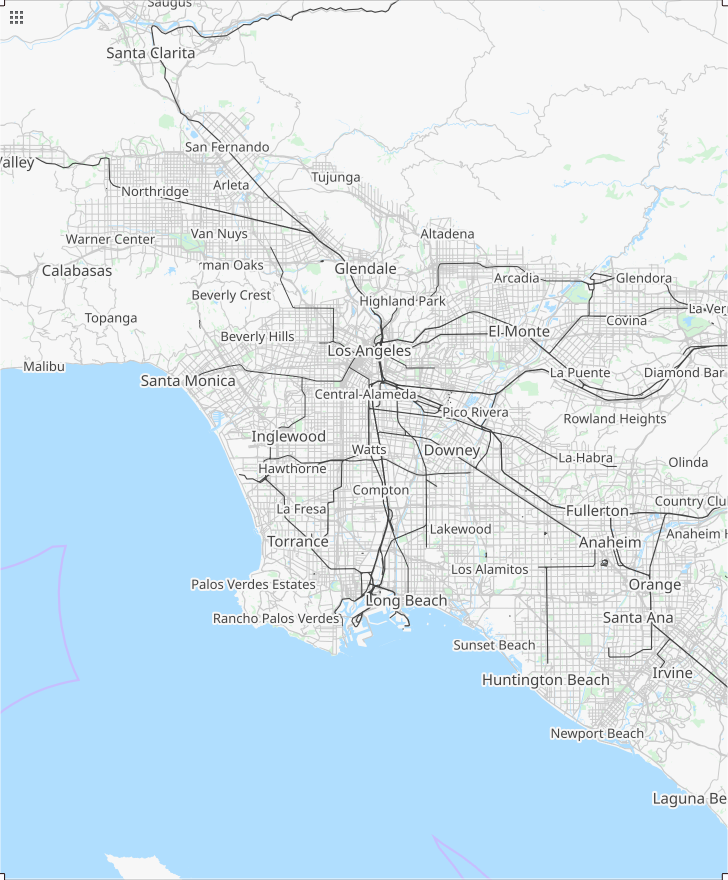
#> input picture graphs/util/LA.png, 728 x 880 px, found by its file name
$ jupyter execute --allow-errors Project4-Q19-22.ipynb   (shell and % lines are left out)
#> lines starting #> are read from the running program, lines starting #| are printed output that depends on the picture
#Imports

[cell 1]
import numpy as np
import pandas as pd
import igraph as ig
from igraph import Graph
import json
import csv
import matplotlib.pyplot as plt
from scipy.spatial import Delaunay
from copy import deepcopy
from sklearn.metrics.pairwise import euclidean_distances
import time

# Set up

#> (a cell that did not finish here is left out)

[cell 3]
display_names = dict()
coordinates = dict()

#> (the rest of this cell did not finish here and is left out)

#> (a cell that did not finish here is left out)

#> (a cell that did not finish here is left out)

[cell 6]
edges = []
weights = []

# graph.txt only contains December data. For faster loading
#> (the rest of this cell did not finish here and is left out)

[cell 7]
# [24 lines of commented-out code are left out]

#> (a cell that did not finish here is left out)

#> (a cell that did not finish here is left out)

#> (a cell that did not finish here is left out)

[cell 11]
lons = []
lats = []
#> (the rest of this cell did not finish here and is left out)

[cell 12]
map_bound = ((-118.75, -117.75, 33.45, 34.45))
figsize = (14.56,17.60)
def mapping(lon, lat, z=None, fig_size = figsize, boundary=map_bound, real_map='LA.png',title='Title', save=False,name=None, plot_point=None):
#> called with fig_size = (14.56, 17.6), boundary = (-118.8, -117.8, 33.45, 34.45), real_map = 'LA.png', title = 'Road Mesh', save = False
    fig, ax = plt.subplots(figsize = fig_size)
    if z:
        plt.triplot(lon, lat, z)
    else:
        ax.plot(lons,lats,color='purple',markersize=2,marker='*',markerfacecolor='blue')
    if plot_point:
        plt.plot(plot_point[0],plot_point[1],'k.',ms=20)
    ax.set_title(title)
    plt.xlabel('Longitude')
    plt.ylabel('Lattitude')
    ax.set_xlim(boundary[0],boundary[1])
    ax.set_ylim(boundary[2],boundary[3])
    if real_map != '':
        ax.imshow(plt.imread(real_map), zorder=0, extent = boundary, aspect= 'equal')
    if save:
        plt.savefig('{}.png'.format(name))
    plt.show()
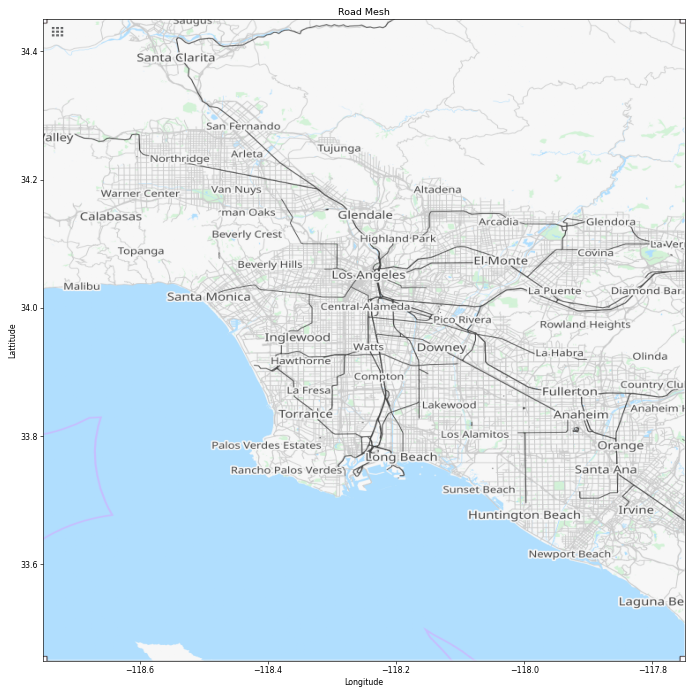
#> figure drawn by matplotlib, 1 panel


$ run again, with graphs/util/longBeach.png copied over graphs/util/LA.png
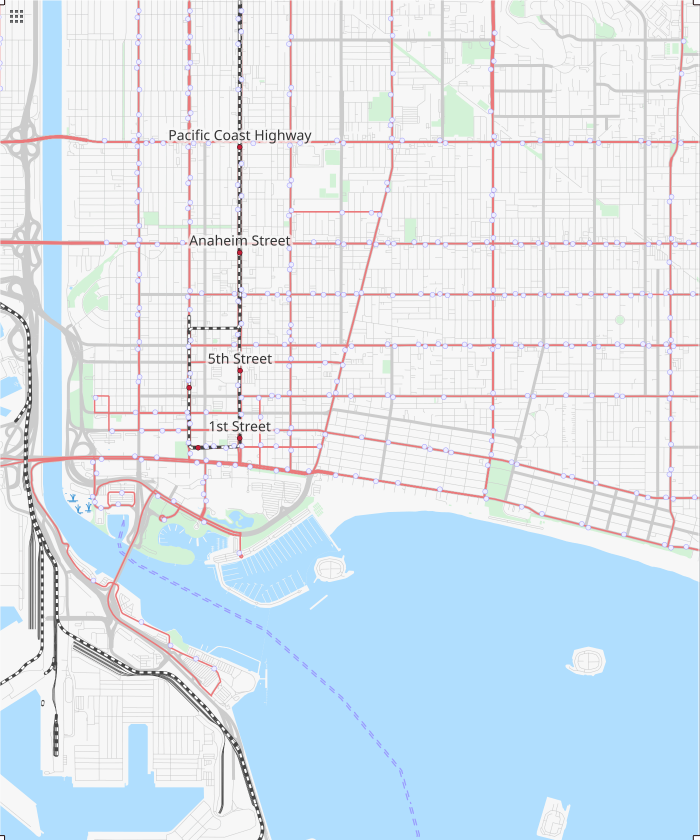
#> input picture graphs/util/longBeach.png, 700 x 840 px, found by its file name
#> in mapping, `plt.show()`:
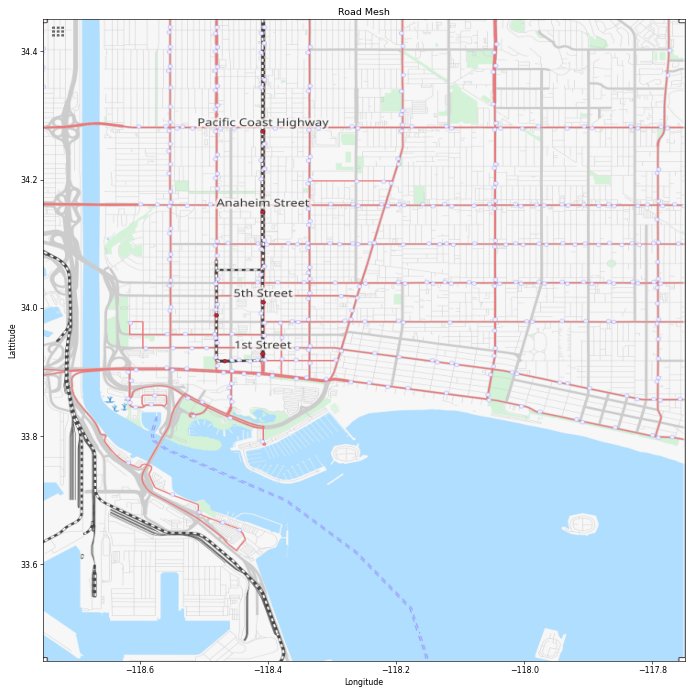
#> figure drawn by matplotlib, 1 panel

$ run again, with graphs/util/malibu.png copied over graphs/util/LA.png
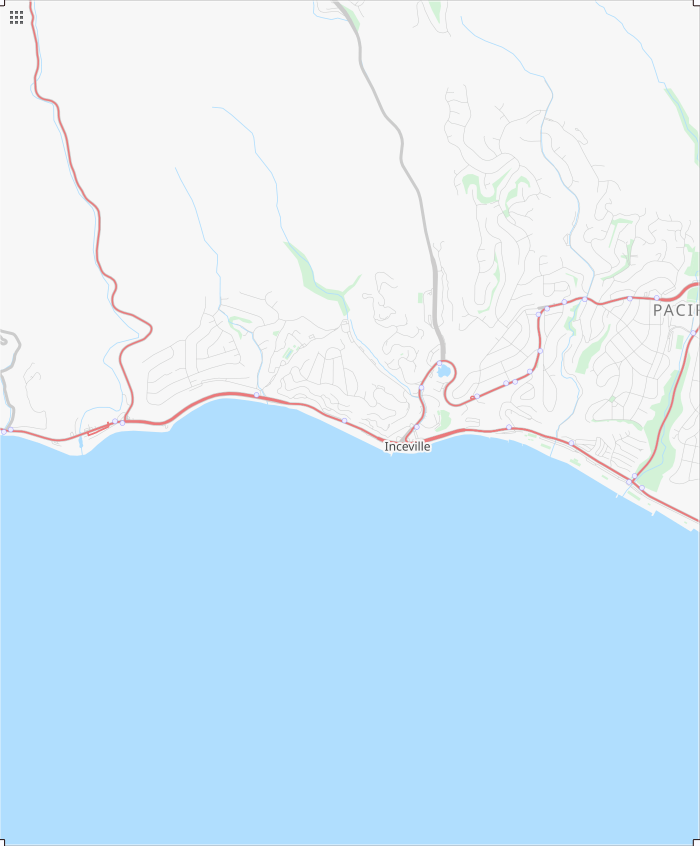
#> input picture graphs/util/malibu.png, 700 x 846 px, found by its file name
#> in mapping, `plt.show()`:
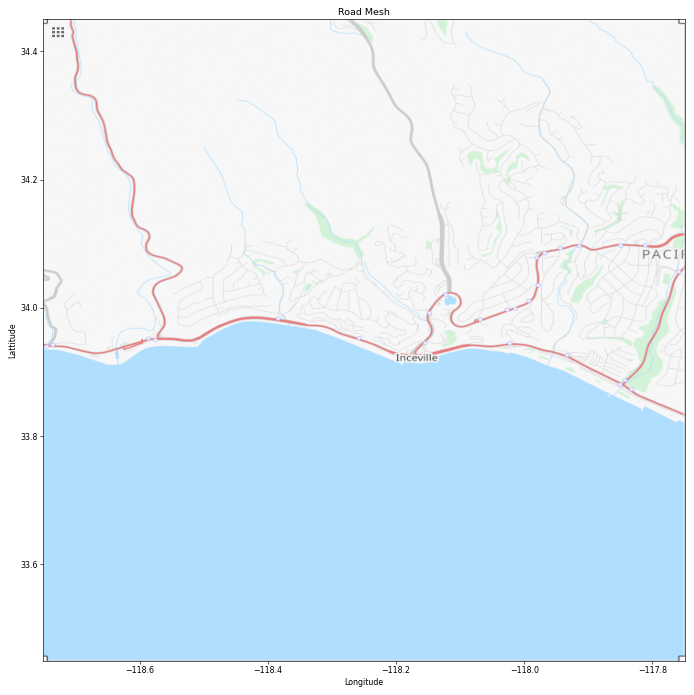
#> figure drawn by matplotlib, 1 panel
